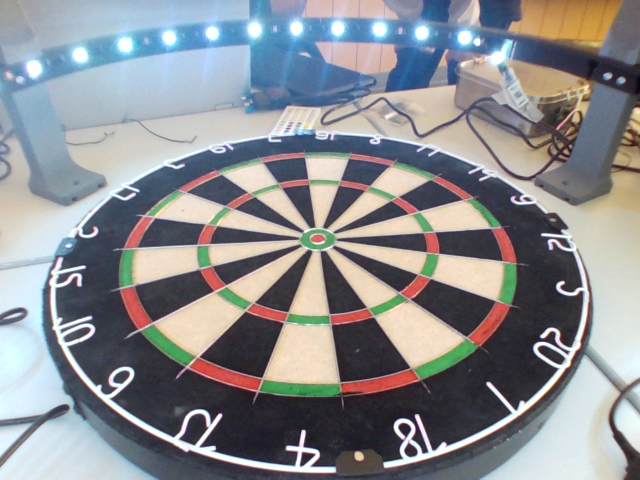
#> input picture V2/Dartboard_1.png, 640 x 480 px
$ python -i single_cam_dart_v1.py   (imports and definitions only)
#> lines starting #> are read from the running program, lines starting #| are printed output that depends on the picture
#> further down, picture is the input picture: shape (480, 640, 3); mean B, G, R 145.2, 141.4, 139.4
import cv2
import numpy as np
import time
import math

CAM_ID = 1  # anpassen, wenn nötig
WINDOW_NAME = "SingleCam Dart v1"

# ---------- Hilfsfunktionen ----------

# [24 lines left out: function capture_frame, not called in this run]

def detect_board_circle(img):
    gray = cv2.cvtColor(img, cv2.COLOR_BGR2GRAY)
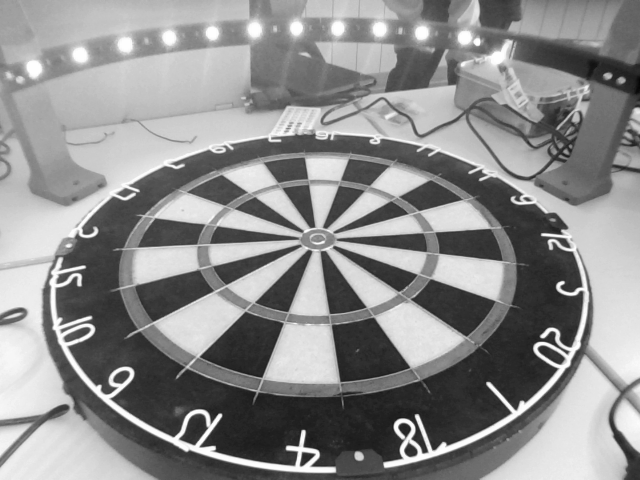
#> gray: shape (480, 640); min 6, max 254, mean 141.2
    gray = cv2.medianBlur(gray, 5)
    rows = gray.shape[0]
#> rows = 480

    circles = cv2.HoughCircles(
        gray, cv2.HOUGH_GRADIENT, 1.2, rows/8,
        param1=100, param2=30,
        minRadius=int(rows*0.25),
        maxRadius=int(rows*0.48)
    )
#> circles = 28 rows, first 8: [390.6, 307.8, 192.4], [382.2, 231, 229.3], [244.2, 245.4, 209.5], [457.8, 306.6, 134.3], [216.6, 322.2, 163.3], [343.8, 180.6, 213.5], [339, 378.6, 225.4], [312.6, 281.4, 191]
    if circles is None:
        return None
    circles = np.uint16(np.around(circles))
#> circles = 28 rows, first 8: [391, 308, 192], [382, 231, 229], [244, 245, 210], [458, 307, 134], [217, 322, 163], [344, 181, 213], [339, 379, 225], [313, 281, 191]
    # nimm größten Kreis
    circle = max(circles[0,:], key=lambda c: c[2])
#> circle = [382, 231, 229]
    x, y, r = int(circle[0]), int(circle[1]), int(circle[2])
#> x = 382; y = 231; r = 229
    return x, y, r

# [113 lines left out: functions find_dart_tip, score_from_point, main, not called in this run]

# [2 lines not run here, left out]

>>> import cv2
>>> picture = cv2.imread('Dartboard_1.png')
>>> result = detect_board_circle(picture)
#> result = (382, 231, 229)

$ run again, on V2/Dartboard_2.png
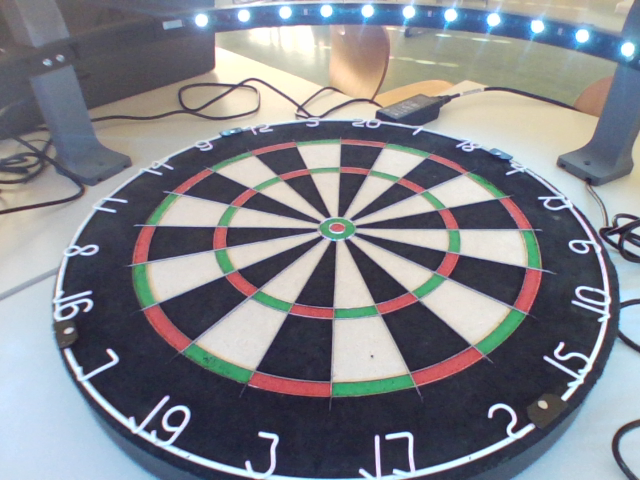
#> input picture V2/Dartboard_2.png, 640 x 480 px
#> picture is the input picture: shape (480, 640, 3); mean B, G, R 138.1, 131.4, 129.4
#> in detect_board_circle, `gray = cv2.cvtColor(img, cv2.COLOR_BGR2GRAY)`:
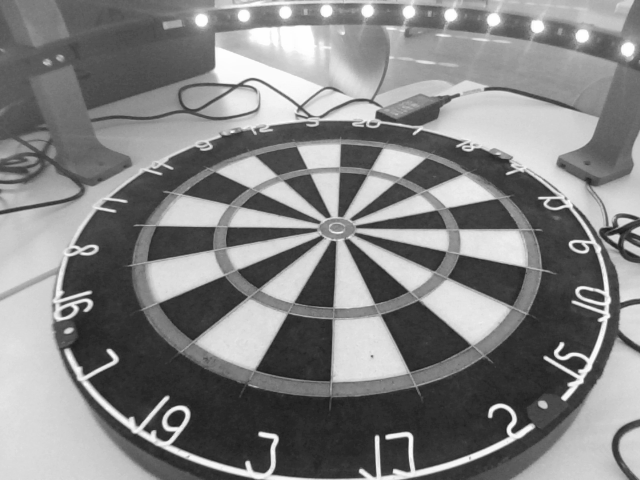
#> gray: shape (480, 640); min 25, max 254, mean 131.5
#> in detect_board_circle, `circles = cv2.HoughCircles( gray, cv2.HOUGH_GRADIENT, 1.2, rows/8, par..`: circles = 30 rows, first 8: [373.8, 198.6, 192.4], [388.2, 285, 229.3], [233.4, 275.4, 185.8], [294.6, 196.2, 193.7], [448.2, 309, 162], [341.4, 365.4, 226.7], [408.6, 355.8, 224], [294.6, 313.8, 163.3]
#> in detect_board_circle, `circles = np.uint16(np.around(circles))`: circles = 30 rows, first 8: [374, 199, 192], [388, 285, 229], [233, 275, 186], [295, 196, 194], [448, 309, 162], [341, 365, 227], [409, 356, 224], [295, 314, 163]
#> circle = [388, 285, 229]
#> x = 388; y = 285; r = 229
#> result = (388, 285, 229)

$ run again, on V2/Dartboard_3.png
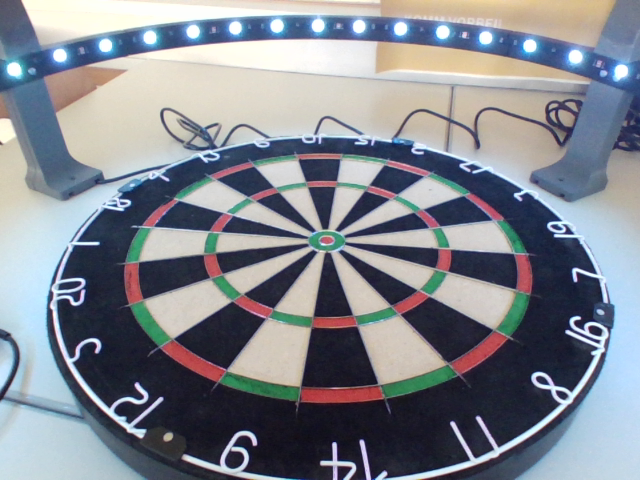
#> input picture V2/Dartboard_3.png, 640 x 480 px
#> picture is the input picture: shape (480, 640, 3); mean B, G, R 143.5, 135, 130.5
#> in detect_board_circle, `gray = cv2.cvtColor(img, cv2.COLOR_BGR2GRAY)`:
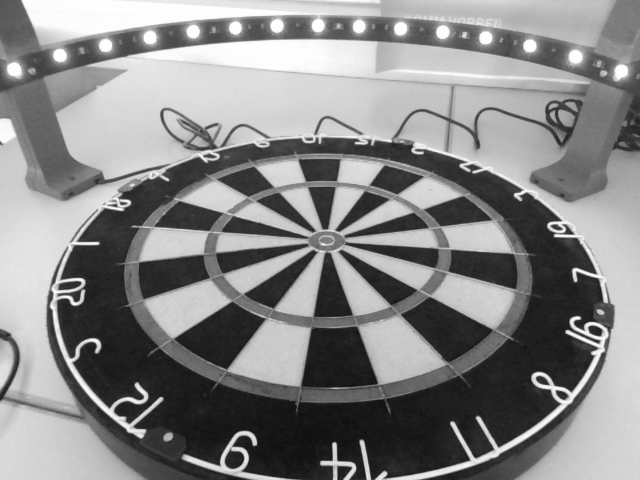
#> gray: shape (480, 640); min 13, max 254, mean 134.6
#> in detect_board_circle, `circles = cv2.HoughCircles( gray, cv2.HOUGH_GRADIENT, 1.2, rows/8, par..`: circles = 28 rows, first 8: [406.2, 273, 204.2], [183, 315, 135.6], [262.2, 245.4, 229.3], [429, 330.6, 169.9], [366.6, 347.4, 187.1], [243, 319.8, 185.8], [357, 192.6, 192.4], [297, 358.2, 196.3]
#> in detect_board_circle, `circles = np.uint16(np.around(circles))`: circles = 28 rows, first 8: [406, 273, 204], [183, 315, 136], [262, 245, 229], [429, 331, 170], [367, 347, 187], [243, 320, 186], [357, 193, 192], [297, 358, 196]
#> circle = [262, 245, 229]
#> x = 262; y = 245; r = 229
#> result = (262, 245, 229)

$ run again, on V2/live_scoring.png
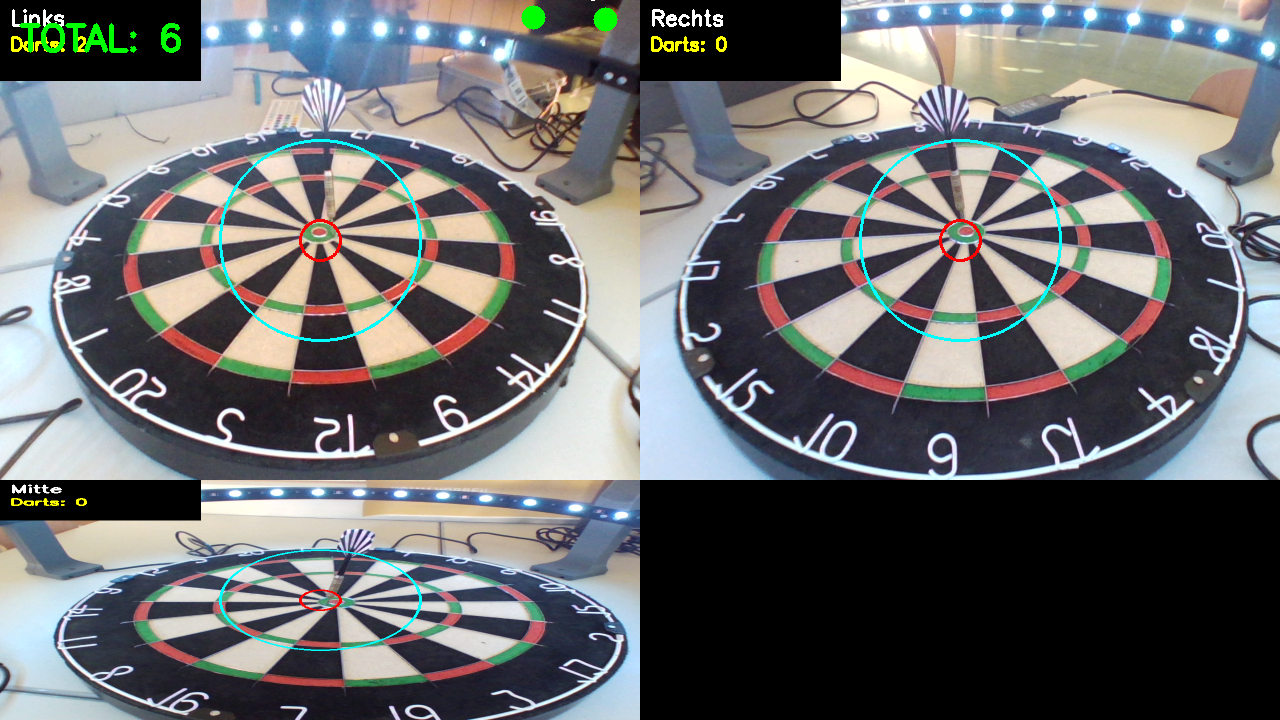
#> input picture V2/live_scoring.png, 1280 x 720 px
#> picture is the input picture: shape (720, 1280, 3); mean B, G, R 108.9, 107.7, 106.4
#> in detect_board_circle, `gray = cv2.cvtColor(img, cv2.COLOR_BGR2GRAY)`:
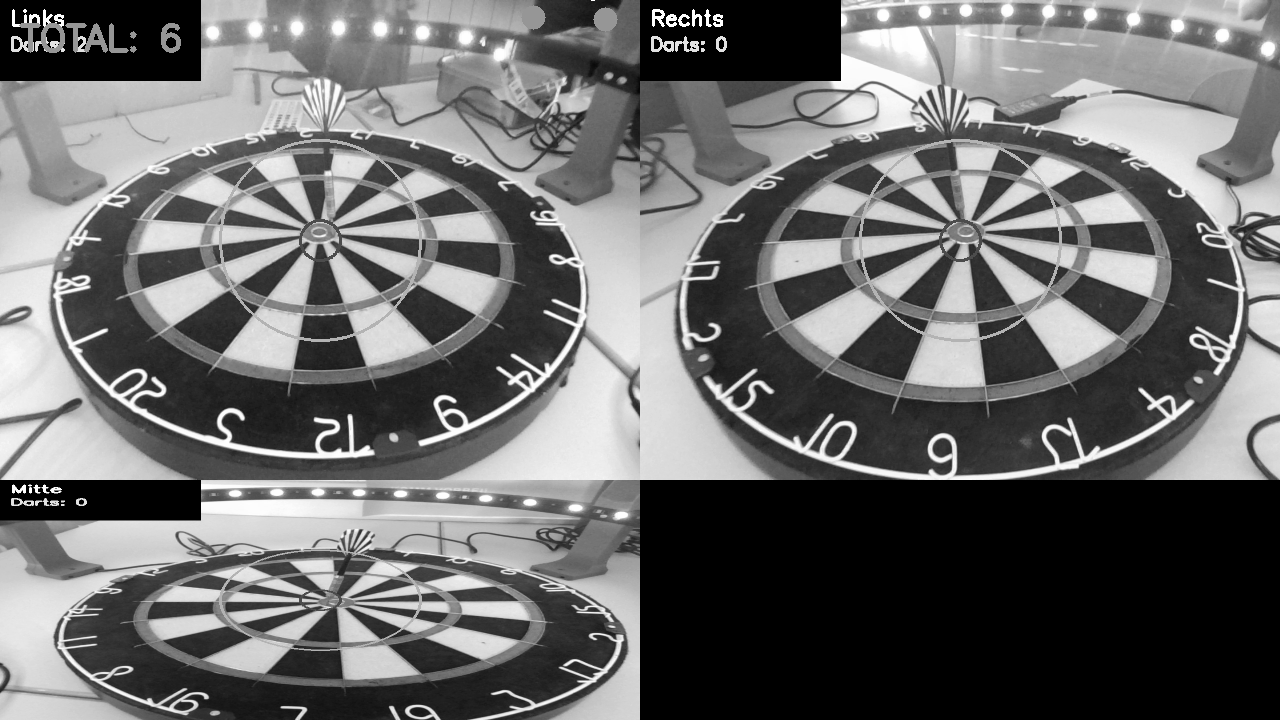
#> gray: shape (720, 1280); min 0, max 255, mean 107.4
#> in detect_board_circle, `circles = cv2.HoughCircles( gray, cv2.HOUGH_GRADIENT, 1.2, rows/8, par..`: circles = 69 rows, first 8: [259.8, 279, 209.6], [293.4, 401.4, 273], [959.4, 99, 303.4], [461.4, 403.8, 313.9], [1049.4, 269.4, 209.6], [370.2, 258.6, 229.4], [385.8, 348.6, 253.2], [643.8, 365.4, 344.3]
#> in detect_board_circle, `circles = np.uint16(np.around(circles))`: circles = 69 rows, first 8: [260, 279, 210], [293, 401, 273], [959, 99, 303], [461, 404, 314], [1049, 269, 210], [370, 259, 229], [386, 349, 253], [644, 365, 344]
#> circle = [644, 365, 344]
#> x = 644; y = 365; r = 344
#> result = (644, 365, 344)
